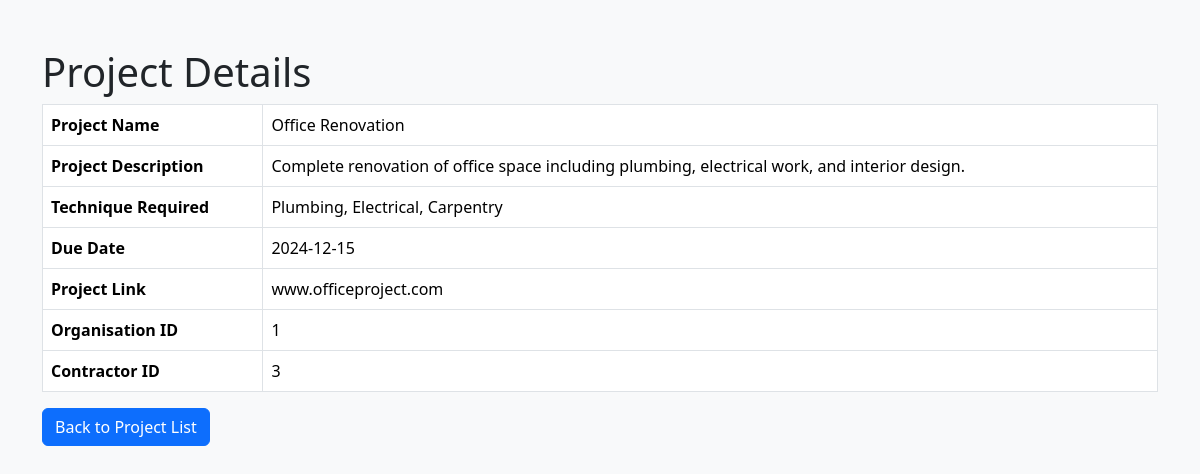
Screenshot of /view_project.php?project_id=5 (signed in) with the database file from the repository.
### tables this page shows
CREATE TABLE `project` (
  `project_id` int(11) NOT NULL,
  `project_name` varchar(255) NOT NULL,
  `project_description` varchar(500) NOT NULL,
  `technique_required` varchar(100) DEFAULT NULL,
  `due_date` date NOT NULL,
  `project_link` varchar(255) DEFAULT NULL,
  `organisation_id` int(11) DEFAULT NULL,
  `contractor_id` int(11) DEFAULT NULL
);

### view_project.php (the view, shortened to what this page needs)
<?php
require_once("connection.php");
$stmt = $dbh->prepare("SELECT * FROM `project` WHERE `project_id` = :project_id");
$stmt->execute(['project_id' => $_GET['project_id']]);
if ($stmt->rowCount() == 1 && $row = $stmt->fetchObject()) {
    ?>
    <!doctype html>
    <html lang="en">
    <head>
        <link href="https://cdn.jsdelivr.net/npm/bootstrap@5.3.3/dist/css/bootstrap.min.css" rel="stylesheet">
    </head>
    <body class="bg-body-tertiary">
    <div class="container mt-5">
        <h1>Project Details</h1>
        <table class="table table-bordered">
            <tr>
                <th>Project Name</th>
                <td><?= htmlspecialchars($row->project_name) ?></td>
            </tr>
            <tr>
                <th>Project Description</th>
                <td><?= htmlspecialchars($row->project_description) ?></td>
            </tr>
            <tr>
                <th>Technique Required</th>
                <td><?= htmlspecialchars($row->technique_required) ?></td>
            </tr>
            <tr>
                <th>Due Date</th>
                <td><?= htmlspecialchars($row->due_date) ?></td>
            </tr>
            <tr>
                <th>Project Link</th>
                <td><?= htmlspecialchars($row->project_link) ?></td>
            </tr>
            <tr>
                <th>Organisation ID</th>
                <td><?= htmlspecialchars($row->organisation_id ?? '') ?></td>
            </tr>
            <tr>
                <th>Contractor ID</th>
                <td><?= htmlspecialchars($row->contractor_id ?? '') ?></td>
            </tr>
        </table>
        <a href="dashboard_project.php" class="btn btn-primary">Back to Project List</a>
    </div>
    </body>
    </html>
    <?php
} else {
    header('Location: dashboard_project.php');
    exit;
}
?>

### rows the page displays
project: project_name "Office Renovation", project_description "Complete renovation of office space including plumbing, electrical work, and interior design.", technique_required "Plumbing, Electrical, Carpentry", due_date "2024-12-15", project_link "www.officeproject.com", organisation "1", contractor "3"
